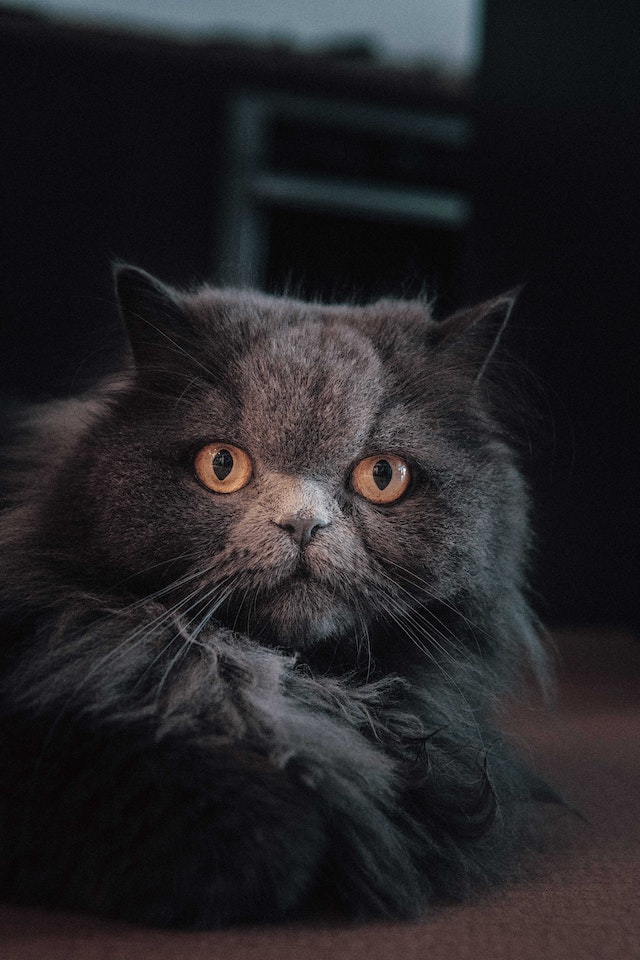
#> input picture Images/2.jpg, 640 x 960 px, found by its file name
$ python image_transformations.py
#> lines starting #> are read from the running program, lines starting #| are printed output that depends on the picture
import cv2 as cv
import numpy as np

image = cv.imread("2.jpg")
#> image is the input picture: shape (960, 640, 3); mean B, G, R 38.5, 35.5, 37.3
cv.imshow("Cat",image)

def translate(image,x,y):
    #we have to make a translation matrix first to specifty the translation values
#> called with x = -100, y = 100
    transMatrix = np.float32([[1,0,x],[0,1,y]])
    dimensions = (image.shape[1],image.shape[0]) #height,width
#> dimensions = (640, 960)
    return cv.warpAffine(image,transMatrix,dimensions)
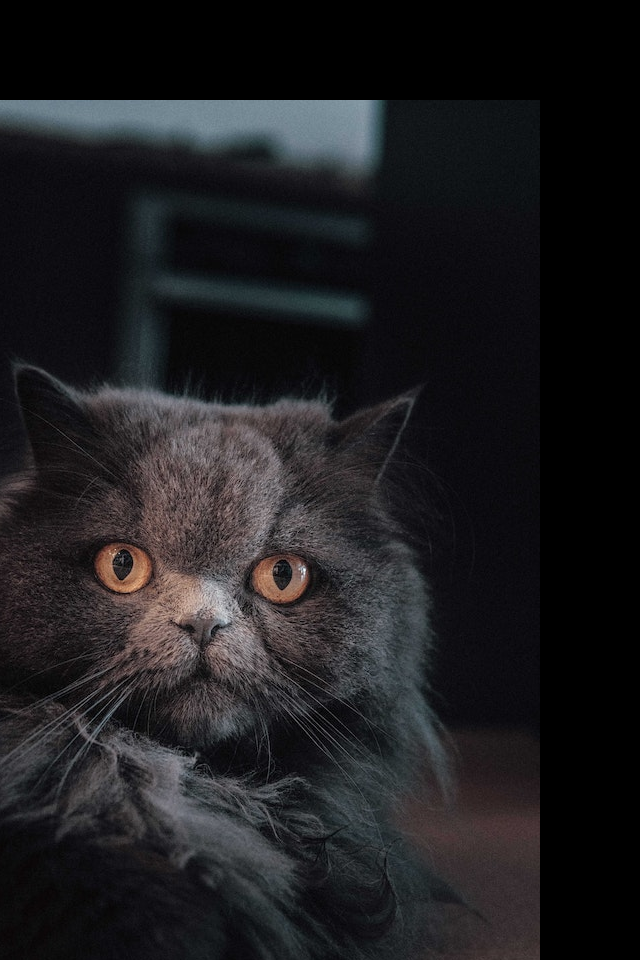
#> returned value: shape (960, 640, 3); mean of channels 0, 1, 2 31.7, 29.3, 29.9; drawn as B, G, R

'''
x --> right
y --> down
-x --> left
-y --> up
'''

translated = translate(image,-100,100)
cv.imshow("Translated Image",translated)

#Rotation
def rotate(image, angle, rotatePoint = None):
#> called with angle = 90
    (height,width) = image.shape[:2]
#> height = 960; width = 640
    if rotatePoint is None:
        rotatePoint = (width//2, height//2)
#> rotatePoint = (320, 480)

    rotMat = cv.getRotationMatrix2D(rotatePoint,angle,1.0) #1.0 is the scaling factor
    dimensions = (width, height)
#> dimensions = (640, 960)

    return cv.warpAffine(image,rotMat,dimensions)
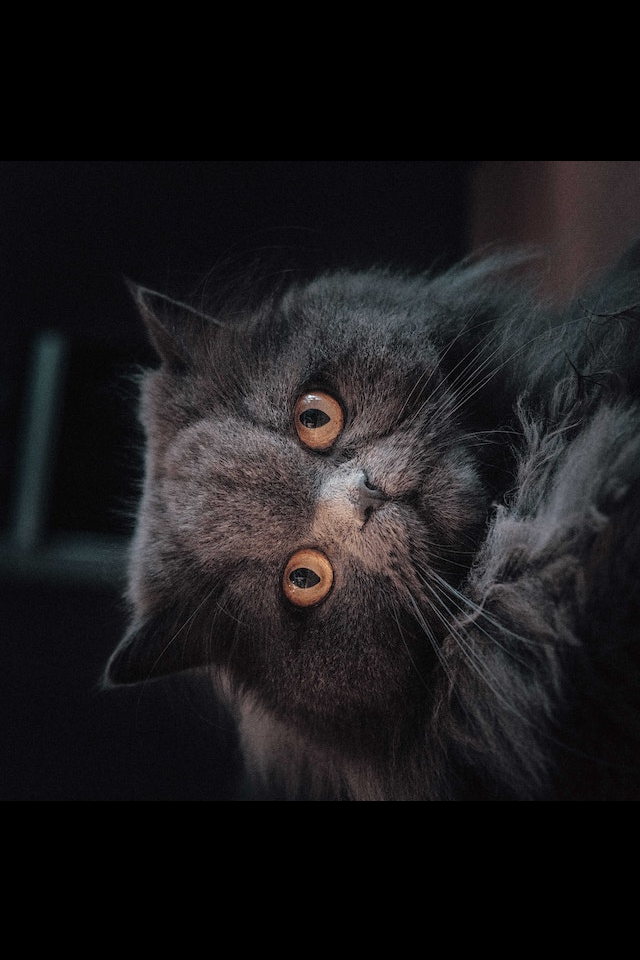
#> returned value: shape (960, 640, 3); mean of channels 0, 1, 2 26.2, 24.4, 26; drawn as B, G, R

rotated = rotate(image,90)
cv.imshow("Rotated Image",rotated)

#Flipping
flip0 = cv.flip(image,0) #verical flip
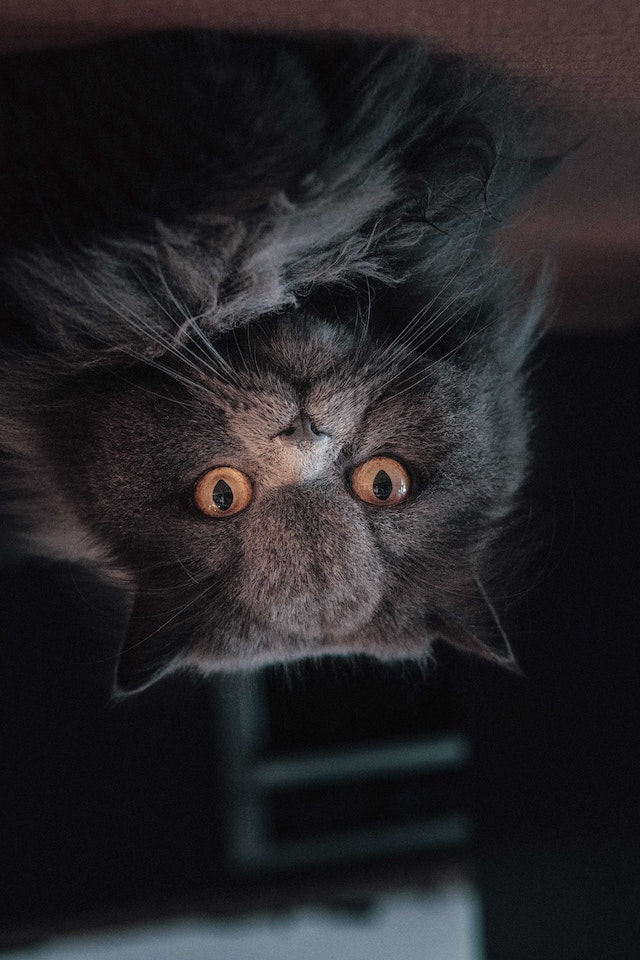
#> flip0: shape (960, 640, 3); mean B, G, R 38.5, 35.5, 37.3
flip1= cv.flip(image,1) #horizontal flip
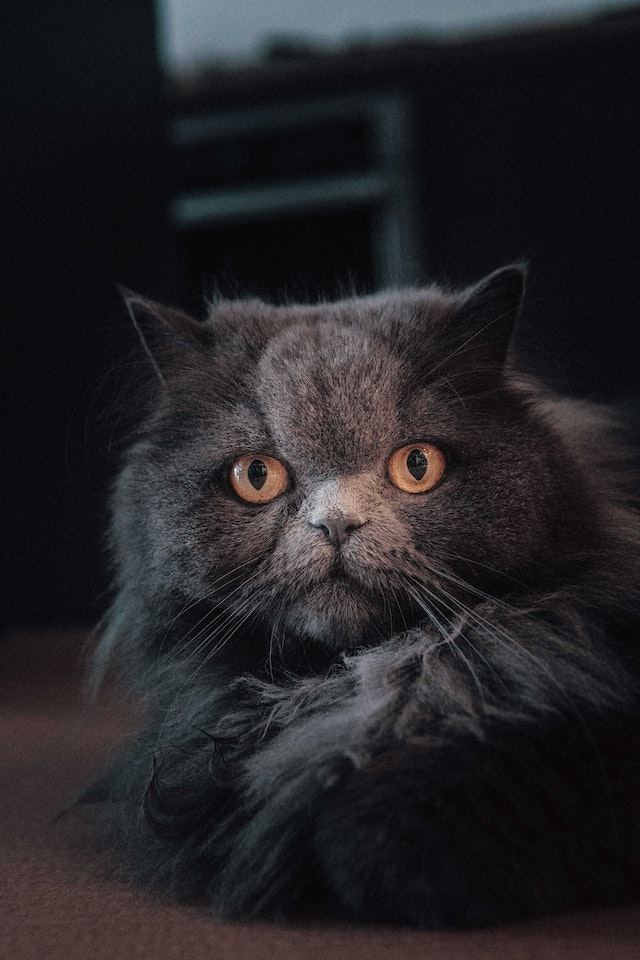
#> flip1: shape (960, 640, 3); mean B, G, R 38.5, 35.5, 37.3
flipneg1 = cv.flip(image,-1) #both
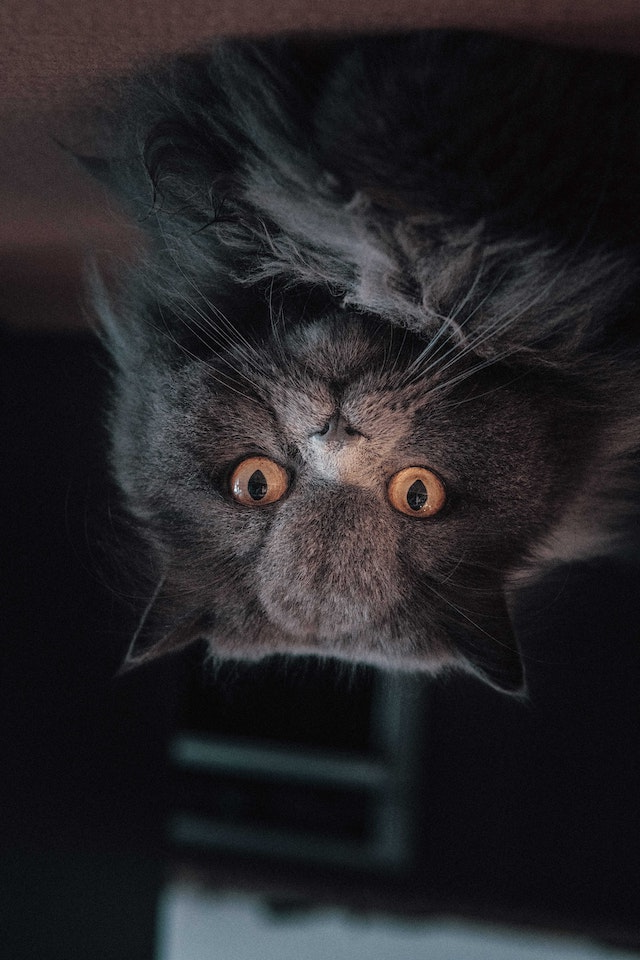
#> flipneg1: shape (960, 640, 3); mean B, G, R 38.5, 35.5, 37.3

cv.imshow("Vertical Flip",flip0)
cv.imshow("Horizontal Flip",flip1)
cv.imshow("Both Flip",flipneg1)

cv.waitKey(0)

$ run again, with Images/3.jpg copied over Images/2.jpg
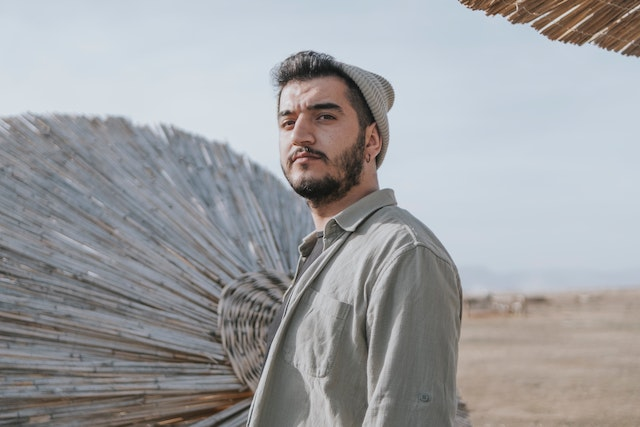
#> input picture Images/3.jpg, 640 x 427 px, found by its file name
#> image is the input picture: shape (427, 640, 3); mean B, G, R 161.9, 159.5, 158.6
#> `flip1= cv.flip(image,1)`:
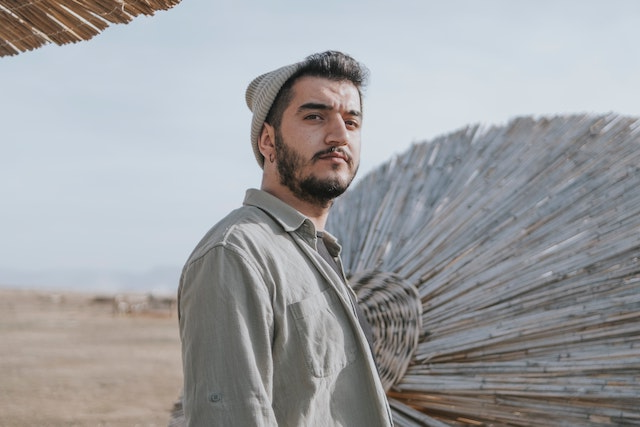
#> flip1: shape (427, 640, 3); mean B, G, R 161.9, 159.5, 158.6
#> `flipneg1 = cv.flip(image,-1)`:
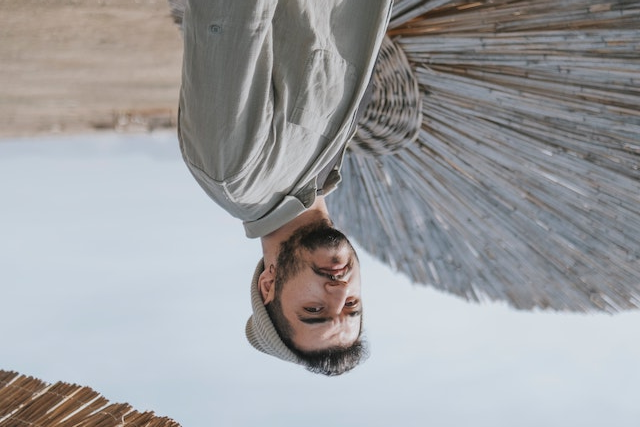
#> flipneg1: shape (427, 640, 3); mean B, G, R 161.9, 159.5, 158.6

$ run again, with Images/4.jpg copied over Images/2.jpg
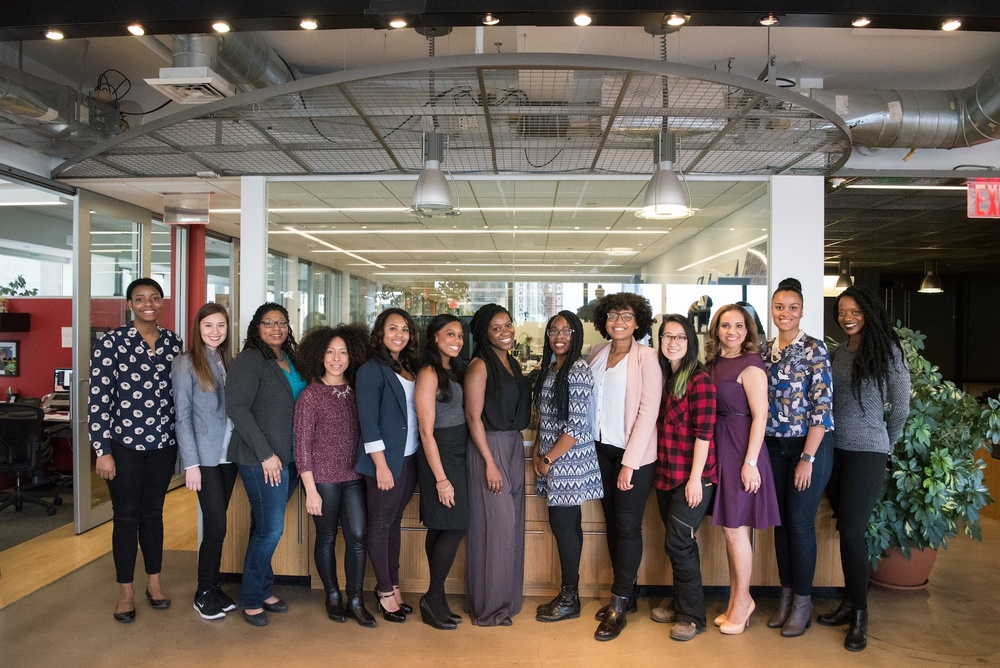
#> input picture Images/4.jpg, 1000 x 668 px, shrunk from 1920 x 1282 before the run, found by its file name
#> image is the input picture: shape (668, 1000, 3); mean B, G, R 88.9, 97.3, 108.7
#> `flip1= cv.flip(image,1)`:
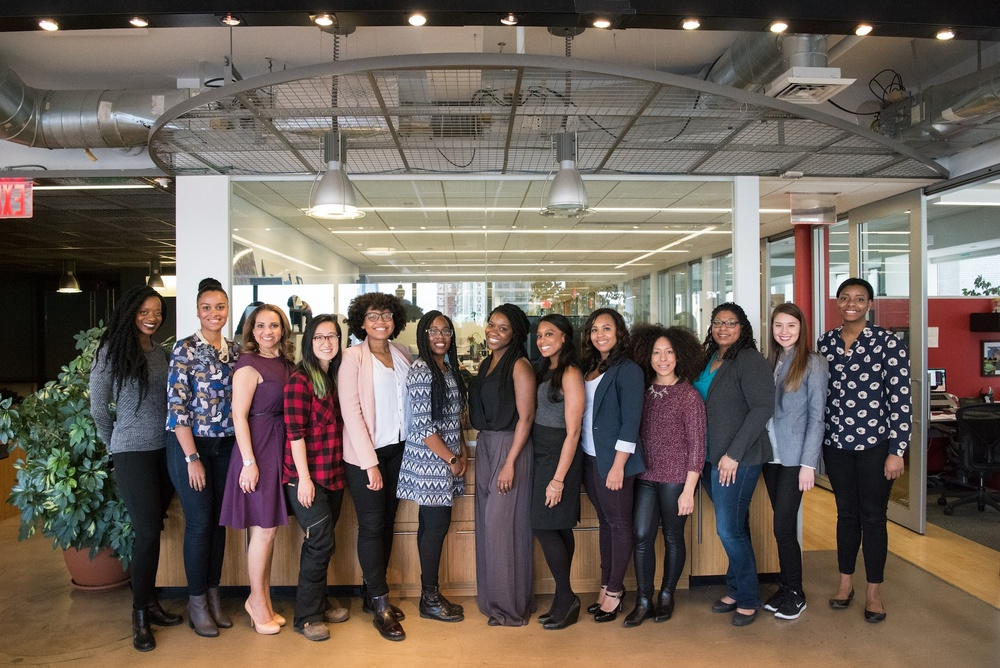
#> flip1: shape (668, 1000, 3); mean B, G, R 88.9, 97.3, 108.7
#> `flipneg1 = cv.flip(image,-1)`:
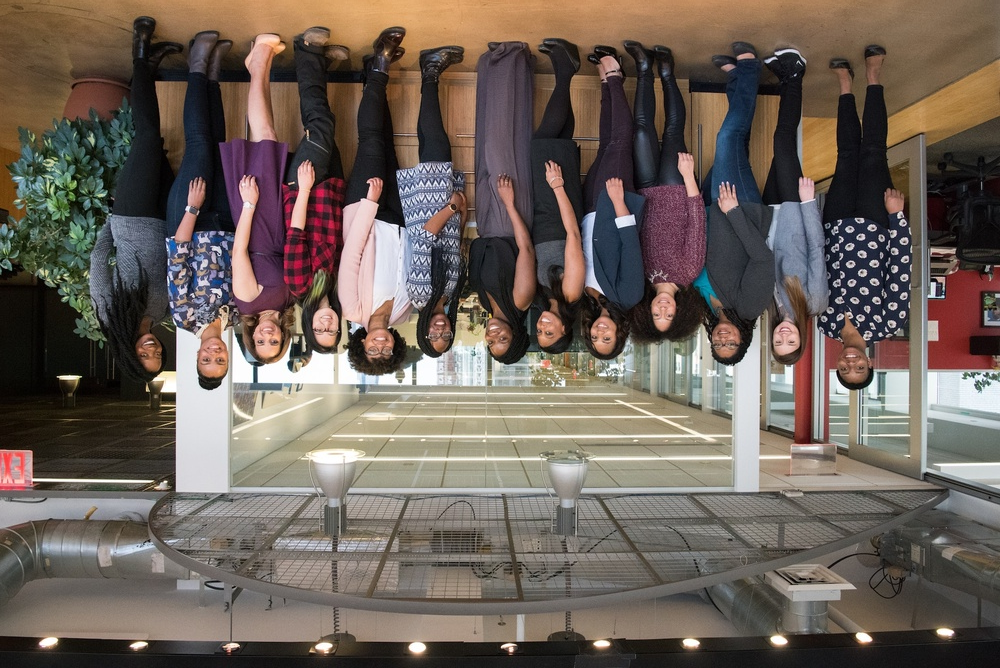
#> flipneg1: shape (668, 1000, 3); mean B, G, R 88.9, 97.3, 108.7
